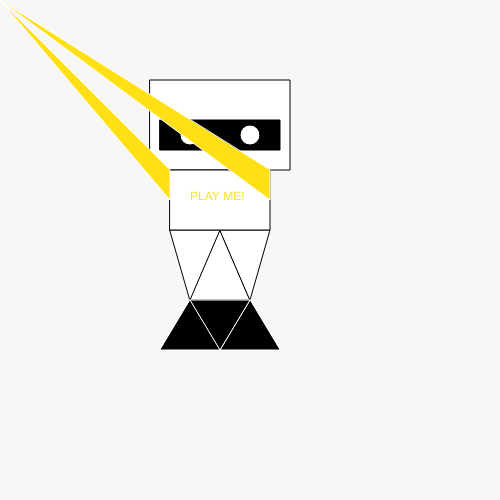
Frame 1 (no input)
Frame 60 (no input): identical to frame 1, image omitted
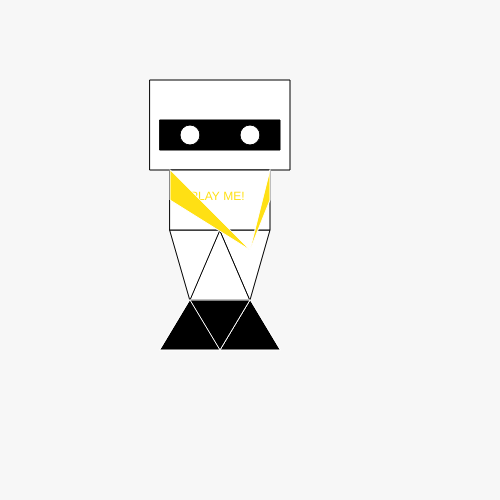
Frame 120 (the mouse pressed at the canvas centre since frame 60)

The p5.js sketch that drew these frames (run headless with seeded random() and noise() and a simulated clock; from frame 60 on, the mouse is pressed at the canvas centre):

// p5.js sketch
// ── sketch.js
function setup() {
	// define artboard size
	createCanvas(500,500);
	// Set here the values that are not changing all over the sketch
	//strokeWeight(2);
	//stroke(170);
}

function draw() {
	background(247, 247, 247);
	//Head
	fill(255, 255, 255);
	stroke(0, 0, 0);
	rect(150, 80, 140, 90);



	//Eyes
	fill(0, 0, 0);
	rect(160, 120, 120, 30);
	fill(255, 255, 255);
	ellipse(190, 135, 20);
	ellipse(250, 135, 20);


	//Body
	fill(255, 255, 255);
	stroke(0, 0, 0);
	triangle(220, 230, 250, 300, 190, 300);
	triangle(250, 300, 270, 230, 220, 230);
	triangle(190, 300, 220, 230, 170, 230);
	rect(170, 170, 100, 60);
	fill(255, 224, 024);
	noStroke();
	text("PLAY ME!", 190, 200);
	//Feet
	fill(0,0,0);
	stroke(255, 255, 255);
	triangle(250, 300, 220, 350, 280, 350);
	triangle(220, 350, 250, 300, 190, 300);
	triangle(190, 300, 220, 350, 160, 350);

	//Arms
	fill (255, 224, 024);
	triangle (170, 170, 170, 200, mouseX, mouseY);
	triangle (270, 170, 270, 200, mouseX, mouseY);



}
